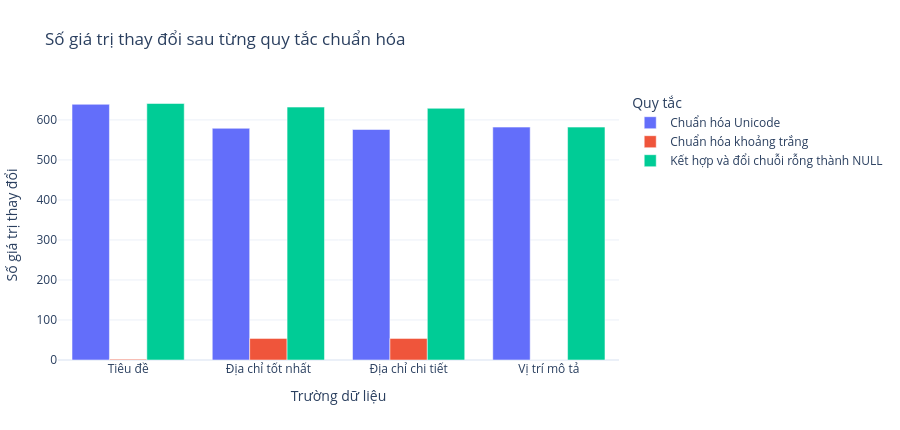

Write notebook code for a chart like this one.
### Markdown cell above
<a id="section-08"></a>

# 08 — General Data Standardization

**Câu hỏi:** Normalization thay đổi bao nhiêu values và có idempotent không?

### Code cell
# Standardize into new columns; preserve original strings and all identities.
df_work = df_latest.copy()
text_fields = ['title_raw', *ADDRESS_FIELDS]
field_labels = {
    'title_raw': 'Tiêu đề', 'full_address_text': 'Địa chỉ chi tiết',
    'location_raw': 'Vị trí mô tả', 'best_address_text': 'Địa chỉ tốt nhất',
}
rule_labels = {
    'Unicode NFC': 'Chuẩn hóa Unicode', 'Whitespace': 'Chuẩn hóa khoảng trắng',
    'Combined + empty to null': 'Kết hợp và đổi chuỗi rỗng thành NULL',
}
normalization_rows, examples = [], []
for field in text_fields:
    raw = df_latest[field]
    unicode = raw.map(normalize_unicode)
    whitespace = raw.map(normalize_whitespace)
    df_work = apply_text_standardization(df_work, field, f'{field}_normalized')
    normalized = df_work[f'{field}_normalized']
    for rule, values in [('Unicode NFC', unicode), ('Whitespace', whitespace), ('Combined + empty to null', normalized)]:
        changed = ~(raw.eq(values).fillna(False) | (raw.isna() & values.isna()))
        normalization_rows.append({'field': field_labels[field], 'rule': rule_labels[rule], 'count': int(changed.sum())})
    different = ~(raw.eq(normalized).fillna(False) | (raw.isna() & normalized.isna()))
    sample = pd.DataFrame({'field': field_labels[field], 'before': raw[different], 'after': normalized[different]}).head(3)
    examples.append(sample)
    repeated = apply_text_standardization(df_work, f'{field}_normalized', 'again')['again']
    pd.testing.assert_series_equal(normalized, repeated, check_names=False)
normalization_summary = pd.DataFrame(normalization_rows)
assert len(df_work) == N_ROWS
pd.testing.assert_frame_equal(df_work[df_latest.columns], df_latest)
fig = bar(
    normalization_summary, 'field', 'count', 'Số giá trị thay đổi sau từng quy tắc chuẩn hóa',
    color='rule', barmode='group',
    labels={'field': 'Trường dữ liệu', 'count': 'Số giá trị thay đổi', 'rule': 'Quy tắc'},
)
display(pd.concat(examples).reset_index(drop=True))
finding(f"Combined normalization thay đổi **{normalization_summary.loc[normalization_summary.rule.eq(rule_labels['Combined + empty to null']), 'count'].sum():,}** field values.",
        'Idempotency và bảo toàn source columns đã được assert; số field values không phải số listings duy nhất.')

### Figure 1 — Plotly figure (JSON) as saved in the notebook; plotly's stock layout.template omitted (floating-point values rounded to 4 significant figures)
{"data": [{"alignmentgroup": "True", "hovertemplate": "Quy tắc=Chuẩn hóa Unicode<br>Trường dữ liệu=%{x}<br>Số giá trị thay đổi=%{y}<extra></extra>", "legendgroup": "Chuẩn hóa Unicode", "marker": {"color": "#636efa", "pattern": {"shape": ""}}, "name": "Chuẩn hóa Unicode", "offsetgroup": "Chuẩn hóa Unicode", "orientation": "v", "showlegend": true, "textposition": "auto", "type": "bar", "x": ["Tiêu đề", "Địa chỉ chi tiết", "Vị trí mô tả", "Địa chỉ tốt nhất"], "xaxis": "x", "y": [639, 576, 582, 579], "yaxis": "y"}, {"alignmentgroup": "True", "hovertemplate": "Quy tắc=Chuẩn hóa khoảng trắng<br>Trường dữ liệu=%{x}<br>Số giá trị thay đổi=%{y}<extra></extra>", "legendgroup": "Chuẩn hóa khoảng trắng", "marker": {"color": "#EF553B", "pattern": {"shape": ""}}, "name": "Chuẩn hóa khoảng trắng", "offsetgroup": "Chuẩn hóa khoảng trắng", "orientation": "v", "showlegend": true, "textposition": "auto", "type": "bar", "x": ["Tiêu đề", "Địa chỉ chi tiết", "Vị trí mô tả", "Địa chỉ tốt nhất"], "xaxis": "x", "y": [2, 54, 0, 54], "yaxis": "y"}, {"alignmentgroup": "True", "hovertemplate": "Quy tắc=Kết hợp và đổi chuỗi rỗng thành NULL<br>Trường dữ liệu=%{x}<br>Số giá trị thay đổi=%{y}<extra></extra>", "legendgroup": "Kết hợp và đổi chuỗi rỗng thành NULL", "marker": {"color": "#00cc96", "pattern": {"shape": ""}}, "name": "Kết hợp và đổi chuỗi rỗng thành NULL", "offsetgroup": "Kết hợp và đổi chuỗi rỗng thành NULL", "orientation": "v", "showlegend": true, "textposition": "auto", "type": "bar", "x": ["Tiêu đề", "Địa chỉ chi tiết", "Vị trí mô tả", "Địa chỉ tốt nhất"], "xaxis": "x", "y": [641, 629, 582, 632], "yaxis": "y"}], "layout": {"barmode": "group", "height": 430, "legend": {"title": {"text": "Quy tắc"}, "tracegroupgap": 0}, "margin": {"b": 70, "l": 30, "r": 30, "t": 90}, "title": {"text": "Số giá trị thay đổi sau từng quy tắc chuẩn hóa"}, "xaxis": {"anchor": "y", "categoryorder": "total descending", "domain": [0, 1], "title": {"text": "Trường dữ liệu"}}, "yaxis": {"anchor": "x", "domain": [0, 1], "title": {"text": "Số giá trị thay đổi"}}}}
